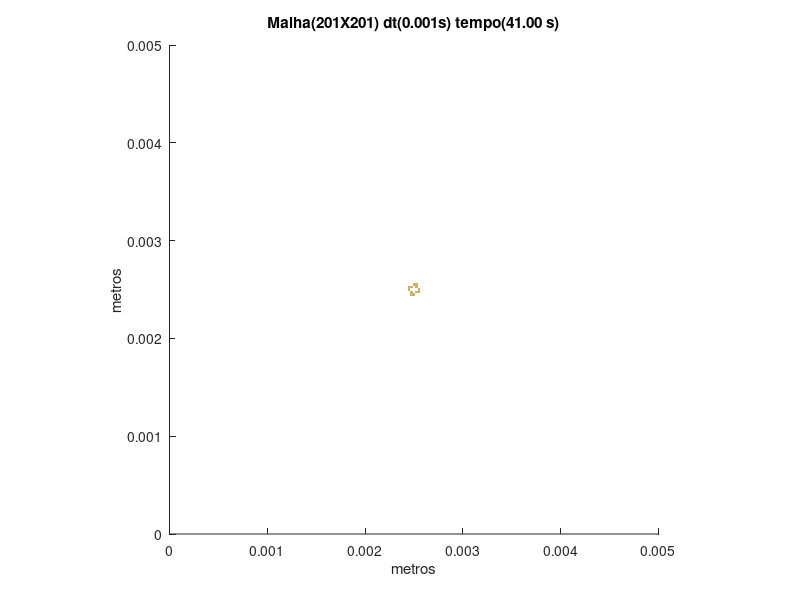

This chart was generated by the following MATLAB code:
set (gca,'PlotBoxAspectRatio',[1 1 1],'Xlim',[0,0.005],'Ylim',[0,0.005])
hold on
title('Malha(201X201) dt(0.001s) tempo(41.00 s)')
hold on
ylabel('metros')
hold on
xlabel('metros')
hold on

fill([0.00246268656716418 0.00246268656716418 0.00248756218905473 0.00248756218905473],[0.00243781094527363 0.00246268656716418 0.00246268656716418 0.00243781094527363],[0.8,0.7,0.4],'LineStyle','none')

fill([0.00248756218905473 0.00248756218905473 0.00251243781094527 0.00251243781094527],[0.00243781094527363 0.00246268656716418 0.00246268656716418 0.00243781094527363],[0.8,0.7,0.4],'LineStyle','none')

fill([0.00246268656716418 0.00246268656716418 0.00248756218905473 0.00248756218905473],[0.00246268656716418 0.00248756218905473 0.00248756218905473 0.00246268656716418],[0.8,0.7,0.4],'LineStyle','none')

fill([0.00251243781094527 0.00251243781094527 0.00253731343283582 0.00253731343283582],[0.00246268656716418 0.00248756218905473 0.00248756218905473 0.00246268656716418],[0.8,0.7,0.4],'LineStyle','none')

fill([0.00253731343283582 0.00253731343283582 0.00256218905472637 0.00256218905472637],[0.00246268656716418 0.00248756218905473 0.00248756218905473 0.00246268656716418],[0.8,0.7,0.4],'LineStyle','none')

fill([0.00243781094527363 0.00243781094527363 0.00246268656716418 0.00246268656716418],[0.00248756218905473 0.00251243781094527 0.00251243781094527 0.00248756218905473],[0.8,0.7,0.4],'LineStyle','none')

fill([0.00253731343283582 0.00253731343283582 0.00256218905472637 0.00256218905472637],[0.00248756218905473 0.00251243781094527 0.00251243781094527 0.00248756218905473],[0.8,0.7,0.4],'LineStyle','none')

fill([0.00243781094527363 0.00243781094527363 0.00246268656716418 0.00246268656716418],[0.00251243781094527 0.00253731343283582 0.00253731343283582 0.00251243781094527],[0.8,0.7,0.4],'LineStyle','none')

fill([0.00246268656716418 0.00246268656716418 0.00248756218905473 0.00248756218905473],[0.00251243781094527 0.00253731343283582 0.00253731343283582 0.00251243781094527],[0.8,0.7,0.4],'LineStyle','none')

fill([0.00251243781094527 0.00251243781094527 0.00253731343283582 0.00253731343283582],[0.00251243781094527 0.00253731343283582 0.00253731343283582 0.00251243781094527],[0.8,0.7,0.4],'LineStyle','none')

fill([0.00248756218905473 0.00248756218905473 0.00251243781094527 0.00251243781094527],[0.00253731343283582 0.00256218905472637 0.00256218905472637 0.00253731343283582],[0.8,0.7,0.4],'LineStyle','none')

fill([0.00251243781094527 0.00251243781094527 0.00253731343283582 0.00253731343283582],[0.00253731343283582 0.00256218905472637 0.00256218905472637 0.00253731343283582],[0.8,0.7,0.4],'LineStyle','none')
